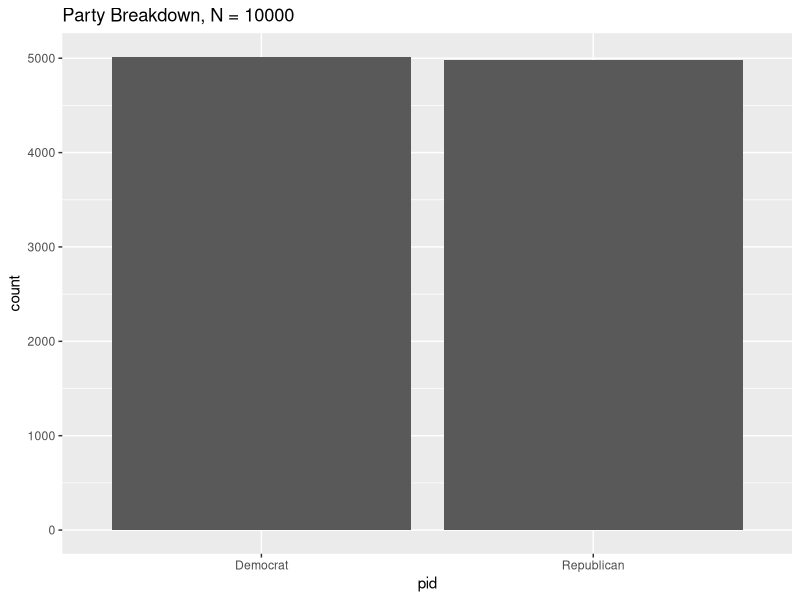
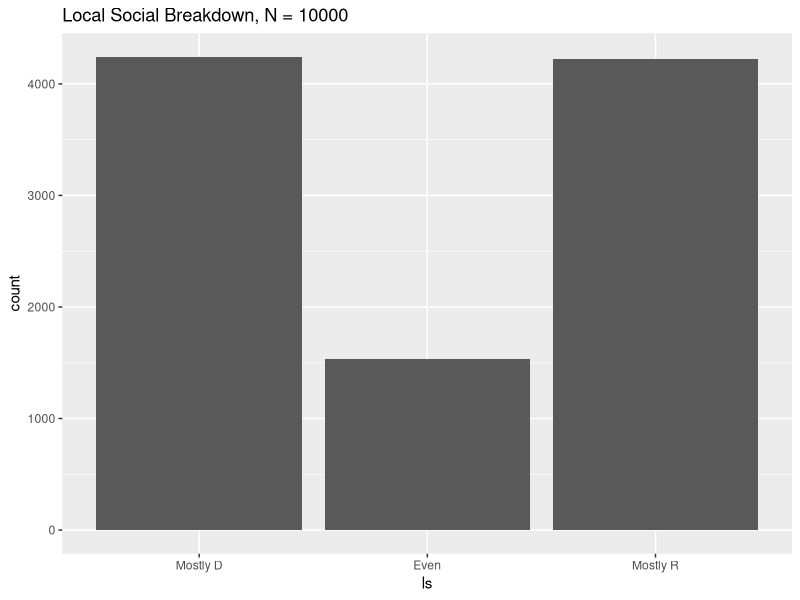
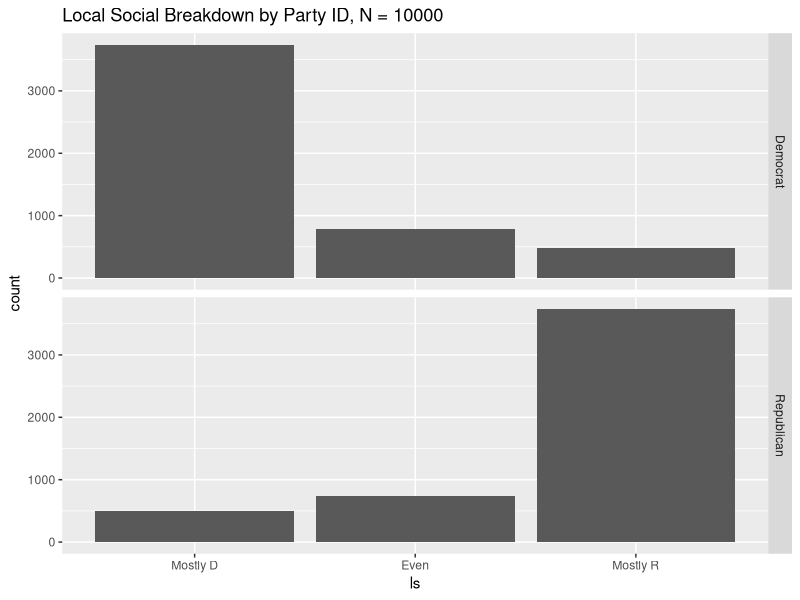
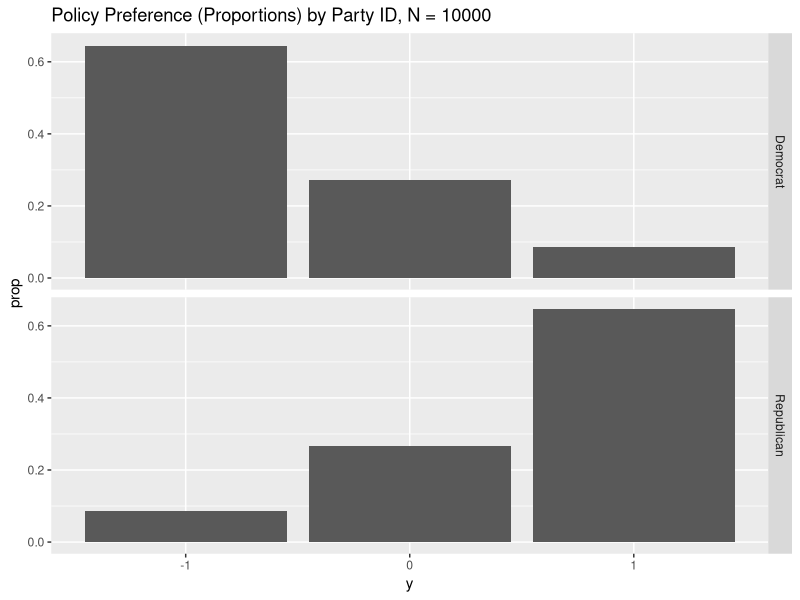
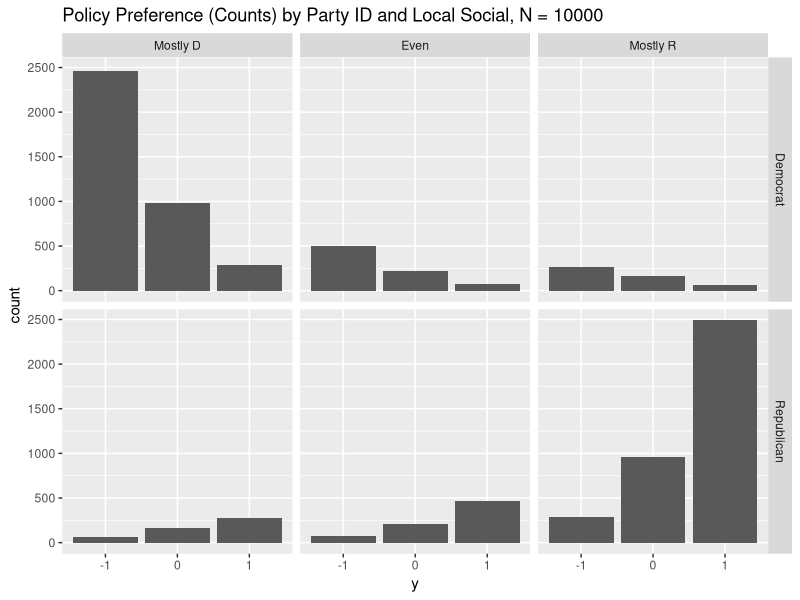
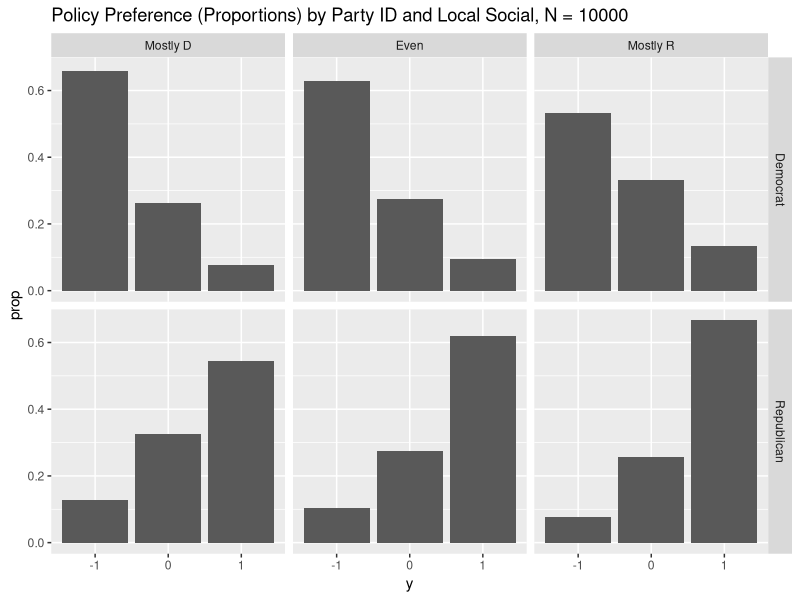

Reproduce these figures in R, in order. (Note: this script raises an error after producing the figures.)
library(dplyr)
library(ggplot2)
library(MASS)

logit <- function(x) {
  return(log(x/(1-x)))
}
invlogit <- function(x) {
  e_x <- exp(x)
  return(e_x / (1 + e_x))
}

simulate_data <- function(N) {
  # P_i, party_id. coded as -1 for D, 1 for R.
  party_id <- (2 * rbinom(N, 1, 0.5)) - 1
  
  # Let's say that people who are Republican answer according to the
  # following distribution:
  #   Mostly D (-1):     0.1
  #   Roughly even (0):  0.15
  #   Mostly R (1):      0.75
  # and assume the exact reverse for Democrats
  
  # L_i, local social partisanship
  ls_probs <- c(0.1, 0.15, 0.75)
  local_social <- sample(seq(-1, 1), N, replace=TRUE, prob=ls_probs)
  
  # multiply by -1 if Democrat to flip the probabilities
  local_social <- local_social * party_id
  
  # For simplicity, start with one economic question on a 3-point scale.
  # For example: "The current income tax rate for the highest tax bracket is
  # 37%. Should it be raised, lowered or kept the same?"
  #     1) Raised 2) Kept the same 3) Lowered
  # Denote this by Y_i.
  
  # The ordinal regression model for this problem can be written as:
  # P(Y_i > -1) = invlogit(a + XB)
  # P(Y_i > 0) = invlogit(a + XB - c)
  
  # Additionally, we treat the categorical predictor L_i as a continuous
  # variable, essentially meaning that we assume the "effect" on policy
  # preferences is constant when comparing -1 to 0 or 0 to 1. This way,
  # we only have one parameter whose significance we need to assess, simplifying
  # the power analysis.
  
  # Our model is thus:
  #    P(Y_i > -1) = invlogit(a0 * 1(P_i = -1) + a1 * 1(P_i = 1) + b * L_i),
  #    P(Y_i > 0) = invlogit(a0 * 1(P_i = -1) + a1 * 1(P_i = 1) + b * L_i - c),
  # We don't include an intercept term so we can have a0 and a1 individually.
  
  # Define our true parameter values
  
  # Coefficients for party ID in the regression
  a0 <- -0.5
  a1 <- 2.5
  
  # Coefficient for local social in the regression
  b <- 0.3
  
  # Additional person-level variation not explained by party ID or local social
  sigma <- 0.5
  eps <- rlogis(N, 0, sigma)
  
  # Cutoff parameter shifting log-odds for P(Y_i > 0)
  c <- 2
  
  # Calculate the base log-odds, logit[ P(Y_i > -1) ]
  log_odds <- (ifelse(party_id == -1, a0, a1) + b * local_social + eps)
  
  # Calculate the actual probabilities of each outcome
  p1 <- invlogit(log_odds) # P(Y_i > -1)
  p2 <- invlogit(log_odds - c) # P(Y_i > 0)
  
  # We obtain the probabilities for specific outcome values as follows
  #   P(Y_i = -1) = 1 - P(Y_i > -1) = 1 - p1
  #   P(Y_i = 0) = P(Y_i > -1) - P(Y_i > 0) = p1 - p2
  #   P(Y_i = 1) = P(Y_i > 0) = p2
  p <- cbind(1 - p1, p1 - p2, p2)
  colnames(p) <- c("p1", "p2", "p3")
  
  # Generate outcome variable
  y <- rep(0, N)
  for (i in 1:N) {
    y[i] <- sample(-1:1, 1, prob=p[i,])
  }
  
  result <- data.frame(cbind(party_id, local_social, y, p))
  
  # Create some nice helper columns
  result$pid <- ifelse(result$party_id == -1, "Democrat", "Republican")
  result$pid <- factor(result$pid, levels=c("Democrat", "Republican"))
  local_social_levels <- c("Mostly D", "Even", "Mostly R")
  result$ls <- factor(
    local_social_levels[result$local_social + 2],
    levels=local_social_levels
    )
  
  # change `y` to a factor for use in polr down the line
  result$y <- factor(result$y, levels=-1:1)
  
  return(result)
}

extract_coefs_categorical <- function (fit) {
  coefs <- fit$coefficients
  
  # NOTE: `polr` models logit P(Y_i > 0) as d - XB instead of XB - d. We
  # follow the latter, using notation from (Gelman and Hill, 2021). As such,
  # we need to negate most coefficients.
  
  # party_id coefficients (reusing the notation from `simulate`)
  a0 <- -fit$zeta["-1|0"]
  a1 <- -coefs["pidRepublican"]
  
  # local social coefficients
  prefix <- "lsR"
  b02 <- coefs[paste0(prefix, "All D")]
  b01 <- coefs[paste0(prefix, "Mostly D")]
  b11 <- coefs[paste0(prefix, "Mostly R")]
  b12 <- coefs[paste0(prefix, "All R")]
  
  # cutoff term for second response, P(Y_i > 0)
  d <- fit$zeta["0|1"] - fit$zeta["-1|0"]
  
  coefs <- list(a0=a0, a1=a1, b02=b02, b01=b01, b11=b11, b12=b12, d=d)
  
  # convert to numeric to get rid of any labeling from the output of `fit`
  for (i in 1:length(coefs)) {
    coefs[[i]] <- as.numeric(coefs[[i]])
  }
  
  return(coefs)
}
plot_simulation <- function(data) {
  N <- nrow(data)
  print(
    ggplot(data, aes(x=pid)) +
    geom_bar() +
    ggtitle(paste0("Party Breakdown, N = ", N))
    )
  
  print(
    ggplot(data, aes(x=ls)) +
    geom_bar() +
    ggtitle(paste0("Local Social Breakdown, N = ", N))
    )
  
  print(
    ggplot(data, aes(x=ls)) +
    geom_bar() +
    facet_grid(rows=vars(pid)) +
    ggtitle(paste0("Local Social Breakdown by Party ID, N = ", N))
    )
  
  # probs
  data %>% distinct(party_id, local_social, .keep_all=TRUE) %>%
    arrange(party_id, local_social) %>%
    dplyr::select(-c(y, party_id, local_social)) %>%
    relocate(pid, ls)
  
  print(
    ggplot(data, aes(x=y)) +
    geom_bar(aes(y=..prop.., group=1)) +
    facet_grid(vars(pid)) +
    ggtitle(paste0("Policy Preference (Proportions) by Party ID, N = ", N))
    )
  
  print(
    ggplot(data, aes(x=y)) +
    geom_bar() +
    facet_grid(vars(pid), vars(ls)) +
    ggtitle(paste0("Policy Preference (Counts) by Party ID and Local Social, N = ", N))
    )
  
  print(
    ggplot(data, aes(x=y)) +
    geom_bar(aes(y=..prop.., group=1)) +
    facet_grid(vars(pid), vars(ls)) +
    ggtitle(paste0("Policy Preference (Proportions) by Party ID and Local Social, N = ", N))
    )
}
fit_model <- function (data) {
  model <- polr(y ~ pid + local_social, data, Hess=TRUE)
  return(model)
}

run_sims <- function (n_iter, n_sample, alpha=0.05) {
  ests <- rep(0, n_iter)
  ses <- rep(0, n_iter)
  signif <- rep(FALSE, n_iter)
  
  for (i in 1:n_iter) {
    data <- simulate_data(n_sample)
    g <- fit_model(data)
    
    ests[i] <- as.numeric(g$coefficients["local_social"])
    ses[i] <- sqrt(diag(vcov(g))["local_social"])
    
    ci <- suppressMessages(confint(g, level=1-alpha))
    lower_gt_0 <- ci["local_social", 1] > 0
    upper_lt_0 <- ci["local_social", 2] < 0
    signif[i] <- lower_gt_0 || upper_lt_0
  }
  return(data.frame(cbind(ests, ses, signif)))
}

check_power <- function(n_iter, n_sample, alpha=0.05) {
  result <- run_sims(n_iter=N_iter, n_sample=N, alpha=alpha)
  return(mean(result$signif))
}

data <- simulate_data(10000)
plot_simulation(data)
display(fit_model(data))

N_iter <- 1000
N <- 300
print(paste0("Power, N = ", N, ": ", check_power(N_iter, N)))
